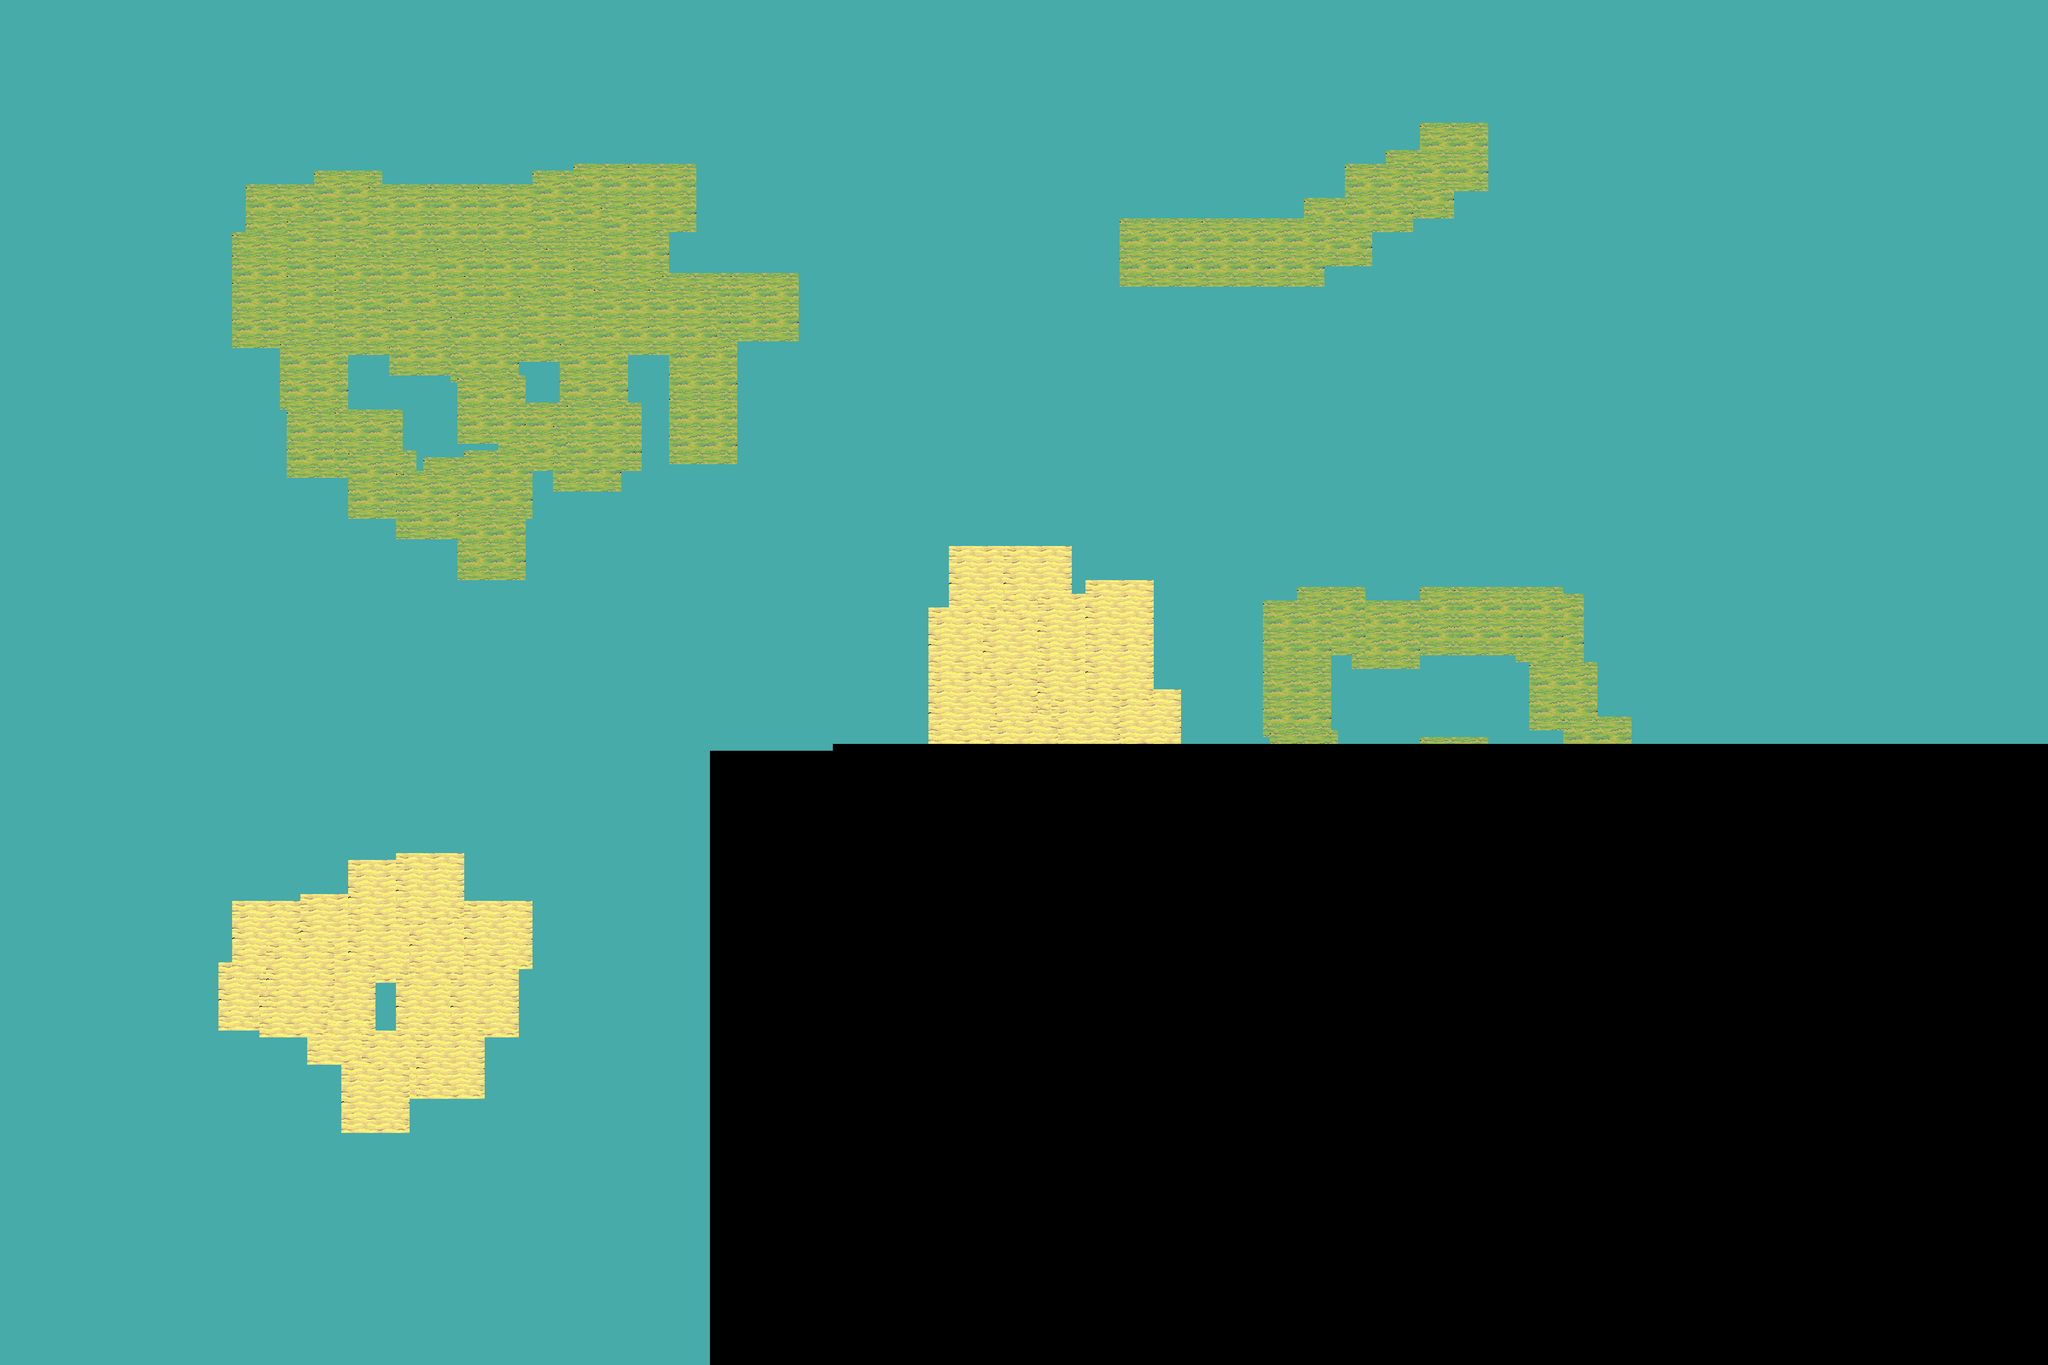

This is a level from a 2D game, rendered from its Tiled map with the project's own tilesets. A one-line summary and the map file follow, with tile-layer data summarised:
An orthogonal 300x200 tile map with 16x16 px tiles, 2 tile layers (world_map, fog), 3 tilesets.

<map version="1.10" tiledversion="1.10.2" orientation="orthogonal" renderorder="right-down" width="300" height="200" tilewidth="16" tileheight="16" infinite="0" nextlayerid="3" nextobjectid="1">
 <tileset firstgid="1" source="Tilemap_Flat.tsx" />
 <tileset firstgid="641" source="Water.tsx" />
 <tileset firstgid="657" source="fog_of_war_1.tsx" />
 <layer id="1" name="world_map" width="300" height="200" locked="1">
  <data>[60000 cells, 60000 non-empty, 216 distinct tile ids]</data>
 </layer>
 <layer id="2" name="fog" width="300" height="200">
  <data>[60000 cells, 17818 non-empty, 25 distinct tile ids]</data>
 </layer>
</map>
